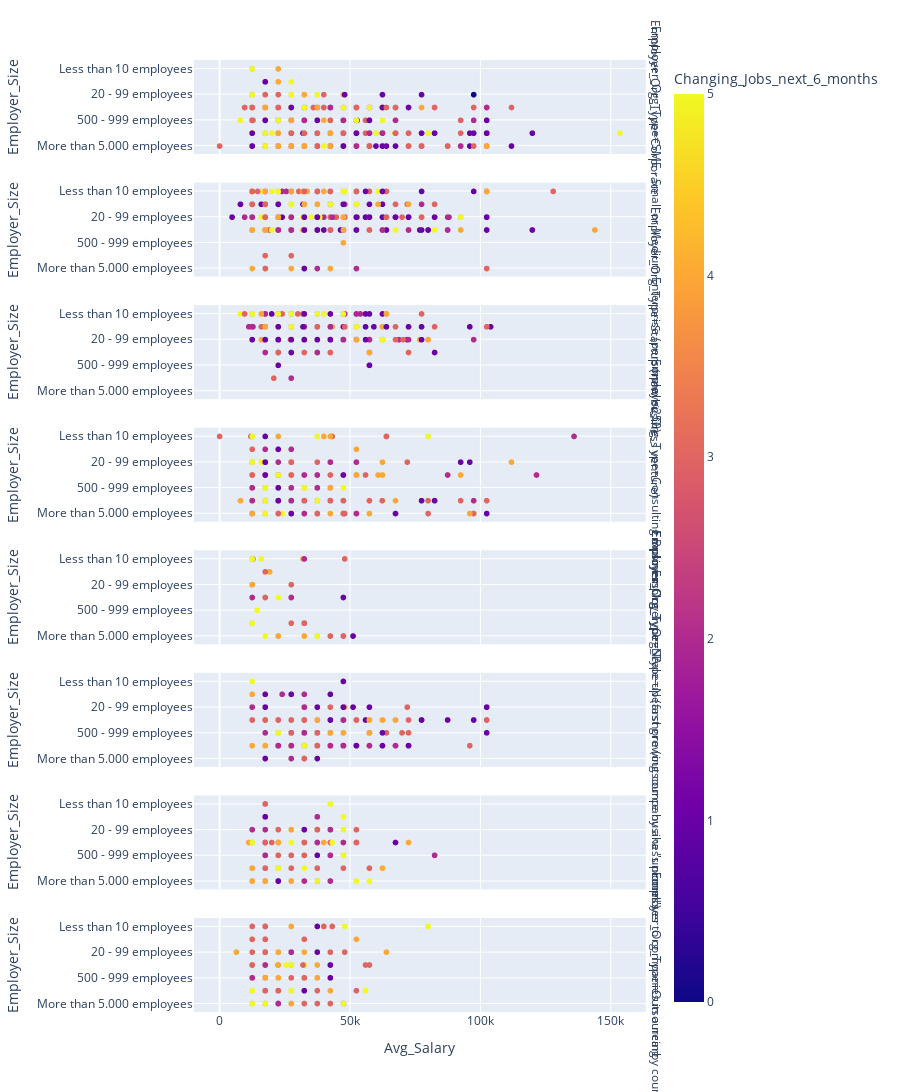

This figure's notebook cell:
### Code cell
fig_1=px.scatter(comp_df,
                 x='Avg_Salary', 
                 y='Employer_Size',
                 facet_row='Employer_Org_Type',
                 color='Changing_Jobs_next_6_months', 
                 category_orders={'Employer_Size':['Less than 10 employees',
                                                     '10 - 19 employees',
                                                     '20 - 99 employees',
                                                     '100 - 499 employees',
                                                     '500 - 999 employees',
                                                     '1000 - 4.999 employees',
                                                     'More than 5.000 employees']},
                height=2000)
fig.update_layout(dict(showlegend=False))
fig_1.show()

### Figure 1 — Plotly figure (JSON) as saved in the notebook; plotly's stock layout.template omitted (floating-point values rounded to 4 significant figures; data arrays with more than 128 entries replaced by an {"elided": "..."} marker saying what was removed)
{"data": [{"hovertemplate": "Employer_Org_Type=Corporate<br>Avg_Salary=%{x}<br>Employer_Size=%{y}<br>Changing_Jobs_next_6_months=%{marker.color}<extra></extra>", "legendgroup": "", "marker": {"color": {"elided": "1097 int values"}, "coloraxis": "coloraxis", "symbol": "circle"}, "mode": "markers", "name": "", "showlegend": false, "type": "scattergl", "x": {"elided": "1097 int values"}, "xaxis": "x8", "y": {"elided": "1097 str values"}, "yaxis": "y8"}, {"hovertemplate": "Employer_Org_Type=SME - Small or Medium Enterprise (personnel <250)<br>Avg_Salary=%{x}<br>Employer_Size=%{y}<br>Changing_Jobs_next_6_months=%{marker.color}<extra></extra>", "legendgroup": "", "marker": {"color": {"elided": "1018 int values"}, "coloraxis": "coloraxis", "symbol": "circle"}, "mode": "markers", "name": "", "showlegend": false, "type": "scattergl", "x": {"elided": "1018 int values"}, "xaxis": "x7", "y": {"elided": "1018 str values"}, "yaxis": "y7"}, {"hovertemplate": "Employer_Org_Type=Startup (new business venture)<br>Avg_Salary=%{x}<br>Employer_Size=%{y}<br>Changing_Jobs_next_6_months=%{marker.color}<extra></extra>", "legendgroup": "", "marker": {"color": {"elided": "319 int values"}, "coloraxis": "coloraxis", "symbol": "circle"}, "mode": "markers", "name": "", "showlegend": false, "type": "scattergl", "x": {"elided": "319 int values"}, "xaxis": "x6", "y": {"elided": "319 str values"}, "yaxis": "y6"}, {"hovertemplate": "Employer_Org_Type=Consulting Business<br>Avg_Salary=%{x}<br>Employer_Size=%{y}<br>Changing_Jobs_next_6_months=%{marker.color}<extra></extra>", "legendgroup": "", "marker": {"color": {"elided": "350 int values"}, "coloraxis": "coloraxis", "symbol": "circle"}, "mode": "markers", "name": "", "showlegend": false, "type": "scattergl", "x": {"elided": "350 int values"}, "xaxis": "x5", "y": {"elided": "350 str values"}, "yaxis": "y5"}, {"hovertemplate": "Employer_Org_Type=NA<br>Avg_Salary=%{x}<br>Employer_Size=%{y}<br>Changing_Jobs_next_6_months=%{marker.color}<extra></extra>", "legendgroup": "", "marker": {"color": [1, 4, 2, 5, 1, 5, 4, 3, 3, 5, 2, 3, 3, 1, 1, 4, 2, 3, 5, 3, 2, 5, 2, 3, 3, 4, 5, 4, 1, 3, 2, 4, 3, 5, 3, 5, 3, 2, 5, 2, 3], "coloraxis": "coloraxis", "symbol": "circle"}, "mode": "markers", "name": "", "showlegend": false, "type": "scattergl", "x": [47500, 19200, 12500, 12500, 12500, 12500, 32000, 27500, 37500, 37500, 47500, 22500, 17500, 32500, 32500, 22500, 12500, 32500, 22500, 47500, 32500, 14400, 12500, 12500, 42500, 32500, 16000, 12500, 51200, 48000, 12500, 32500, 17500, 12500, 17500, 17500, 12800, 27500, 12500, 27500, 27500], "xaxis": "x4", "y": ["100 - 499 employees", "10 - 19 employees", "20 - 99 employees", "20 - 99 employees", "Less than 10 employees", "100 - 499 employees", "Less than 10 employees", "1000 - 4.999 employees", "More than 5.000 employees", "More than 5.000 employees", "More than 5.000 employees", "More than 5.000 employees", "10 - 19 employees", "1000 - 4.999 employees", "1000 - 4.999 employees", "More than 5.000 employees", "20 - 99 employees", "1000 - 4.999 employees", "100 - 499 employees", "More than 5.000 employees", "Less than 10 employees", "500 - 999 employees", "1000 - 4.999 employees", "20 - 99 employees", "More than 5.000 employees", "More than 5.000 employees", "Less than 10 employees", "20 - 99 employees", "More than 5.000 employees", "Less than 10 employees", "100 - 499 employees", "More than 5.000 employees", "100 - 499 employees", "1000 - 4.999 employees", "100 - 499 employees", "More than 5.000 employees", "Less than 10 employees", "100 - 499 employees", "Less than 10 employees", "100 - 499 employees", "20 - 99 employees"], "yaxis": "y4"}, {"hovertemplate": "Employer_Org_Type=Scale-up (fast growing company aka \"unicorn\")<br>Avg_Salary=%{x}<br>Employer_Size=%{y}<br>Changing_Jobs_next_6_months=%{marker.color}<extra></extra>", "legendgroup": "", "marker": {"color": {"elided": "245 int values"}, "coloraxis": "coloraxis", "symbol": "circle"}, "mode": "markers", "name": "", "showlegend": false, "type": "scattergl", "x": {"elided": "245 int values"}, "xaxis": "x3", "y": {"elided": "245 str values"}, "yaxis": "y3"}, {"hovertemplate": "Employer_Org_Type=Nearshore (outsource business processes to companies in a nearby country)<br>Avg_Salary=%{x}<br>Employer_Size=%{y}<br>Changing_Jobs_next_6_months=%{marker.color}<extra></extra>", "legendgroup": "", "marker": {"color": {"elided": "141 int values"}, "coloraxis": "coloraxis", "symbol": "circle"}, "mode": "markers", "name": "", "showlegend": false, "type": "scattergl", "x": {"elided": "141 int values"}, "xaxis": "x2", "y": {"elided": "141 str values"}, "yaxis": "y2"}, {"hovertemplate": "Employer_Org_Type=Outsourcing<br>Avg_Salary=%{x}<br>Employer_Size=%{y}<br>Changing_Jobs_next_6_months=%{marker.color}<extra></extra>", "legendgroup": "", "marker": {"color": {"elided": "160 int values"}, "coloraxis": "coloraxis", "symbol": "circle"}, "mode": "markers", "name": "", "showlegend": false, "type": "scattergl", "x": {"elided": "160 int values"}, "xaxis": "x", "y": {"elided": "160 str values"}, "yaxis": "y"}], "layout": {"annotations": [{"font": {}, "showarrow": false, "text": "Employer_Org_Type=Outsourcing", "textangle": 90, "x": 0.98, "xanchor": "left", "xref": "paper", "y": 0.04938, "yanchor": "middle", "yref": "paper"}, {"font": {}, "showarrow": false, "text": "Employer_Org_Type=Nearshore (outsource business processes to companies in a nearby country)", "textangle": 90, "x": 0.98, "xanchor": "left", "xref": "paper", "y": 0.1781, "yanchor": "middle", "yref": "paper"}, {"font": {}, "showarrow": false, "text": "Employer_Org_Type=Scale-up (fast growing company aka \"unicorn\")", "textangle": 90, "x": 0.98, "xanchor": "left", "xref": "paper", "y": 0.3069, "yanchor": "middle", "yref": "paper"}, {"font": {}, "showarrow": false, "text": "Employer_Org_Type=NA", "textangle": 90, "x": 0.98, "xanchor": "left", "xref": "paper", "y": 0.4356, "yanchor": "middle", "yref": "paper"}, {"font": {}, "showarrow": false, "text": "Employer_Org_Type=Consulting Business", "textangle": 90, "x": 0.98, "xanchor": "left", "xref": "paper", "y": 0.5644, "yanchor": "middle", "yref": "paper"}, {"font": {}, "showarrow": false, "text": "Employer_Org_Type=Startup (new business venture)", "textangle": 90, "x": 0.98, "xanchor": "left", "xref": "paper", "y": 0.6931, "yanchor": "middle", "yref": "paper"}, {"font": {}, "showarrow": false, "text": "Employer_Org_Type=SME - Small or Medium Enterprise (personnel <250)", "textangle": 90, "x": 0.98, "xanchor": "left", "xref": "paper", "y": 0.8219, "yanchor": "middle", "yref": "paper"}, {"font": {}, "showarrow": false, "text": "Employer_Org_Type=Corporate", "textangle": 90, "x": 0.98, "xanchor": "left", "xref": "paper", "y": 0.9506, "yanchor": "middle", "yref": "paper"}], "coloraxis": {"colorbar": {"title": {"text": "Changing_Jobs_next_6_months"}}, "colorscale": [[0, "#0d0887"], [0.1111, "#46039f"], [0.2222, "#7201a8"], [0.3333, "#9c179e"], [0.4444, "#bd3786"], [0.5556, "#d8576b"], [0.6667, "#ed7953"], [0.7778, "#fb9f3a"], [0.8889, "#fdca26"], [1, "#f0f921"]]}, "height": 2000, "legend": {"tracegroupgap": 0}, "margin": {"t": 60}, "xaxis": {"anchor": "y", "domain": [0, 0.98], "title": {"text": "Avg_Salary"}}, "xaxis2": {"anchor": "y2", "domain": [0, 0.98], "matches": "x", "showticklabels": false}, "xaxis3": {"anchor": "y3", "domain": [0, 0.98], "matches": "x", "showticklabels": false}, "xaxis4": {"anchor": "y4", "domain": [0, 0.98], "matches": "x", "showticklabels": false}, "xaxis5": {"anchor": "y5", "domain": [0, 0.98], "matches": "x", "showticklabels": false}, "xaxis6": {"anchor": "y6", "domain": [0, 0.98], "matches": "x", "showticklabels": false}, "xaxis7": {"anchor": "y7", "domain": [0, 0.98], "matches": "x", "showticklabels": false}, "xaxis8": {"anchor": "y8", "domain": [0, 0.98], "matches": "x", "showticklabels": false}, "yaxis": {"anchor": "x", "categoryarray": ["More than 5.000 employees", "1000 - 4.999 employees", "500 - 999 employees", "100 - 499 employees", "20 - 99 employees", "10 - 19 employees", "Less than 10 employees"], "categoryorder": "array", "domain": [0, 0.09875], "title": {"text": "Employer_Size"}}, "yaxis2": {"anchor": "x2", "categoryarray": ["More than 5.000 employees", "1000 - 4.999 employees", "500 - 999 employees", "100 - 499 employees", "20 - 99 employees", "10 - 19 employees", "Less than 10 employees"], "categoryorder": "array", "domain": [0.1288, 0.2275], "matches": "y", "title": {"text": "Employer_Size"}}, "yaxis3": {"anchor": "x3", "categoryarray": ["More than 5.000 employees", "1000 - 4.999 employees", "500 - 999 employees", "100 - 499 employees", "20 - 99 employees", "10 - 19 employees", "Less than 10 employees"], "categoryorder": "array", "domain": [0.2575, 0.3563], "matches": "y", "title": {"text": "Employer_Size"}}, "yaxis4": {"anchor": "x4", "categoryarray": ["More than 5.000 employees", "1000 - 4.999 employees", "500 - 999 employees", "100 - 499 employees", "20 - 99 employees", "10 - 19 employees", "Less than 10 employees"], "categoryorder": "array", "domain": [0.3862, 0.485], "matches": "y", "title": {"text": "Employer_Size"}}, "yaxis5": {"anchor": "x5", "categoryarray": ["More than 5.000 employees", "1000 - 4.999 employees", "500 - 999 employees", "100 - 499 employees", "20 - 99 employees", "10 - 19 employees", "Less than 10 employees"], "categoryorder": "array", "domain": [0.515, 0.6138], "matches": "y", "title": {"text": "Employer_Size"}}, "yaxis6": {"anchor": "x6", "categoryarray": ["More than 5.000 employees", "1000 - 4.999 employees", "500 - 999 employees", "100 - 499 employees", "20 - 99 employees", "10 - 19 employees", "Less than 10 employees"], "categoryorder": "array", "domain": [0.6438, 0.7425], "matches": "y", "title": {"text": "Employer_Size"}}, "yaxis7": {"anchor": "x7", "categoryarray": ["More than 5.000 employees", "1000 - 4.999 employees", "500 - 999 employees", "100 - 499 employees", "20 - 99 employees", "10 - 19 employees", "Less than 10 employees"], "categoryorder": "array", "domain": [0.7725, 0.8712], "matches": "y", "title": {"text": "Employer_Size"}}, "yaxis8": {"anchor": "x8", "categoryarray": ["More than 5.000 employees", "1000 - 4.999 employees", "500 - 999 employees", "100 - 499 employees", "20 - 99 employees", "10 - 19 employees", "Less than 10 employees"], "categoryorder": "array", "domain": [0.9012, 1], "matches": "y", "title": {"text": "Employer_Size"}}}}
